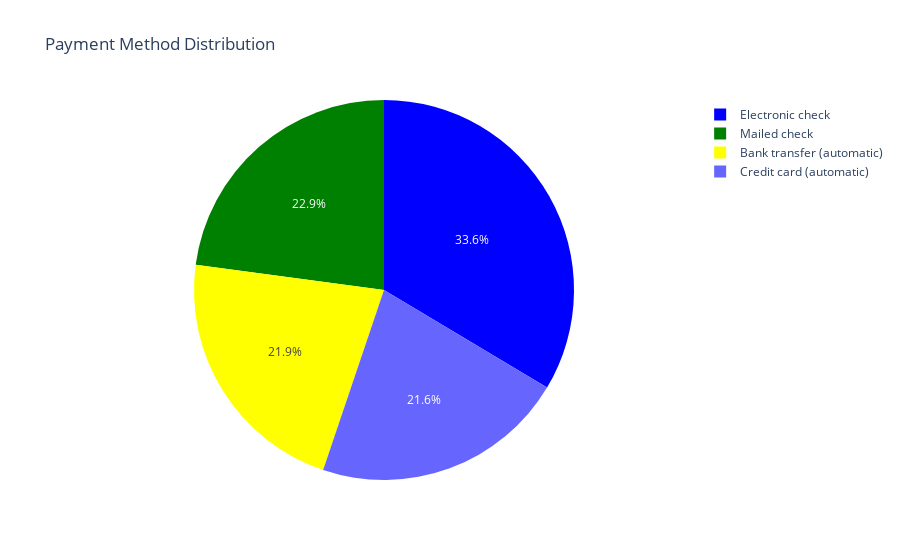

This figure's notebook cell:
### Markdown cell above
#### Payment

### Code cell
#payment method distribution
colors = ['blue', 'green', 'yellow']
Payment_Method_counts= data['PaymentMethod'].value_counts()
fig = px.pie(names= Payment_Method_counts.keys(), values= Payment_Method_counts.values, title='Payment Method Distribution',color_discrete_sequence=colors)
fig.show()

### Figure 1 — Plotly figure (JSON) as saved in the notebook; plotly's stock layout.template omitted (floating-point values rounded to 4 significant figures)
{"data": [{"domain": {"x": [0, 1], "y": [0, 1]}, "hovertemplate": "label=%{label}<br>value=%{value}<extra></extra>", "labels": ["Electronic check", "Mailed check", "Bank transfer (automatic)", "Credit card (automatic)"], "legendgroup": "", "name": "", "showlegend": true, "type": "pie", "values": [2365, 1612, 1544, 1522]}], "layout": {"legend": {"tracegroupgap": 0}, "piecolorway": ["blue", "green", "yellow"], "title": {"text": "Payment Method Distribution"}}}
